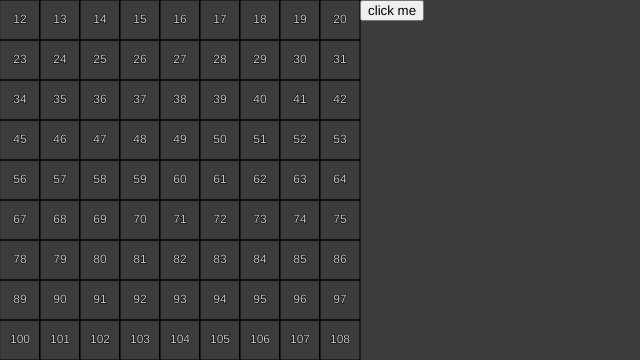
Frame 1 (no input)
Frame 60 (no input): identical to frame 1, image omitted
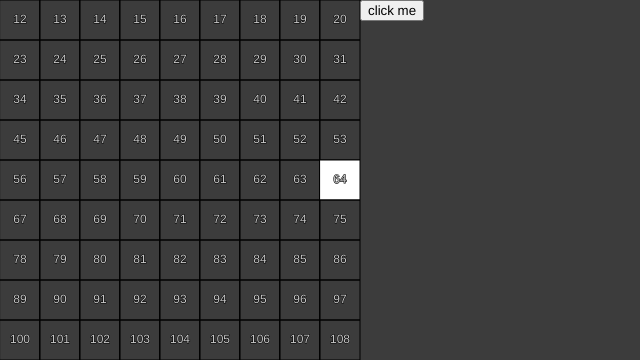
Frame 120 (the mouse pressed at the canvas centre since frame 60)

The p5.js sketch that drew these frames (run headless with seeded random() and noise() and a simulated clock; from frame 60 on, the mouse is pressed at the canvas centre):

// p5.js sketch
// ── sketch.js
'use strict';

const SIZE = 40;
const YOKO = 9;
const TATE = 9;

class SQBoard {
    constructor(yoko, tate, size) {
        this.yoko = yoko + 2;
        this.tate = tate + 2;
        this.size = size;
        this.prev = NaN;
        this.current = NaN;
        this.x = NaN;
        this.y = NaN;
    }
    refresh(x, y) {
        this.prev = this.current;
        this.x = Math.max(Math.min(Math.floor(x / this.size) + 1, this.yoko - 1), 0);
        this.y = Math.max(Math.min(Math.floor(y / this.size) + 1, this.tate - 1), 0);
        this.current = this.getNum(this.x, this.y);
        return this.current;
    }
    isValidPos() {
        return this.isValidNum(this.current);
    }
    draw(callback) {
        for (let y = 1; y < this.tate - 1; y++) {
            for (let x = 1; x < this.yoko - 1; x++) {
                callback((x - 1) * this.size, (y - 1) * this.size, this.size, this.getNum(x, y));
            }
        }
    }
    getNum = (x, y) => { return y * this.yoko + x }
    getXY = (num) => { return [num % this.yoko, Math.floor(num / this.yoko)] }
    getRightEdge = () => { return (this.yoko - 2) * this.size; }

    isValidNum = (num) => { 
        return !(num <= this.yoko - 1 || num % this.yoko === 0 || num % this.yoko === 10 || num >= this.yoko * (this.tate - 1)); 
    }
}

class Block extends Array {
    constructor (...items) {
        super(...items);
        this.value = NaN;
    }
}

let xyn = new SQBoard(YOKO, TATE, SIZE);
let current_block = [];
let block_list = [];
let button;

//----------------------------------------

function setup() {
    createCanvas(640, 360);
    button = createButton('click me');
    button.position(xyn.getRightEdge(), 0);
}

function draw() {
    //const color_list = ['red', 'green', 'blue', 'yellow', 'purple', 'cyan', 'deeppink', 'lawngreen', 'deepskyblue']; 
    const color_list = ['black'];

    background(60);

    xyn.draw(function(canvas_x, canvas_y, size, num) {
        let block_list_no = NaN;
        if (current_block.includes(num)) {
            stroke(1);
            fill(255);
        } else {
            stroke(1);
            noFill();
            for (let i = 0; i < block_list.length; i++) {
                const block = block_list[i];
                if (block.includes(num)) {
                    block_list_no = i;
                    noStroke();
                    fill(color_list[i % color_list.length]);
                    break;
                }
            }
        }
        rect(canvas_x, canvas_y, size);

        if (Number.isNaN(block_list_no)) {
            stroke(1);
            fill(200);
            textAlign(CENTER, CENTER);
            text(num, canvas_x + size / 2, canvas_y + size / 2);
        } else {
            const block = block_list[block_list_no];
            push();
            stroke(200);
            strokeWeight(1);
            if (!block.includes(num - xyn.yoko)) {
                line(canvas_x, canvas_y, canvas_x + size, canvas_y);
            }
            if (!block.includes(num + 1)) {
                line(canvas_x + size, canvas_y, canvas_x + size, canvas_y + size);
            }
            if (!block.includes(num + xyn.yoko)) {
                line(canvas_x + size, canvas_y + size, canvas_x, canvas_y + size);
            }
            if (!block.includes(num - 1)) {
                line(canvas_x, canvas_y + size, canvas_x, canvas_y);
            }
            if (num === Math.min.apply(null, block)) {
                fill(255);
                textAlign(LEFT, TOP);
                text(block.value, canvas_x, canvas_y);
            }
            pop();
        }
    });

    if (current_block.length > 0) {
        fill(255);
        textAlign(LEFT, TOP);
        text(xyn.x + ',' + xyn.y, SIZE * YOKO, 0);
        text(current_block, SIZE * YOKO, 10);
    }
    for (let i = 0; i < block_list.length; i++) {
        fill(255);
        textAlign(LEFT, TOP);
        text(`${i}(${block_list[i].value})${block_list[i]}`, SIZE * YOKO, 30 + i * 10);
    }
}

function touchMoved(event) {
    const current_num = xyn.refresh(mouseX, mouseY);
    const prev_num = xyn.prev;
    if (xyn.isValidPos() && prev_num != current_num) {
        if (current_block.indexOf(current_num) === -1) {
            current_block.push(current_num);
        } else if (current_block[current_block.length - 1] === prev_num && current_block[current_block.length - 2] === current_num) {
            current_block.pop();
        }
    }
}

function touchStarted(event) {
    const touched_num = xyn.refresh(mouseX, mouseY);
    if (!xyn.isValidNum(touched_num)) {
        return;
    }
    current_block = new Block();
    current_block.push(touched_num);
    for (let i = 0; i < block_list.length; i++) {
        const block = block_list[i];
        const idx = block.indexOf(touched_num);
        if (idx != -1) {
            block_list[i].splice(idx, 1);
            block_list[i].push(touched_num);
            current_block = block_list[i];
            block_list.splice(i, 1);
            break;
        }
    }
}

function touchEnded(event) {
    xyn.refresh(mouseX, mouseY);
    
    if (current_block.length > 0) {
        const value = current_block.value || 0;
        let result = prompt('入力値は？', value);
        current_block.value = result;
    }

    for (let i = 0; i < block_list.length; i++) {
        if (current_block.filter(e => block_list[i].includes(e)).length > 0) {
            block_list[i] = [];
        }
    }
    block_list.push(current_block);
    current_block = [];
    block_list = block_list.filter(e => e.length > 0);
}

//----------------------------------------
